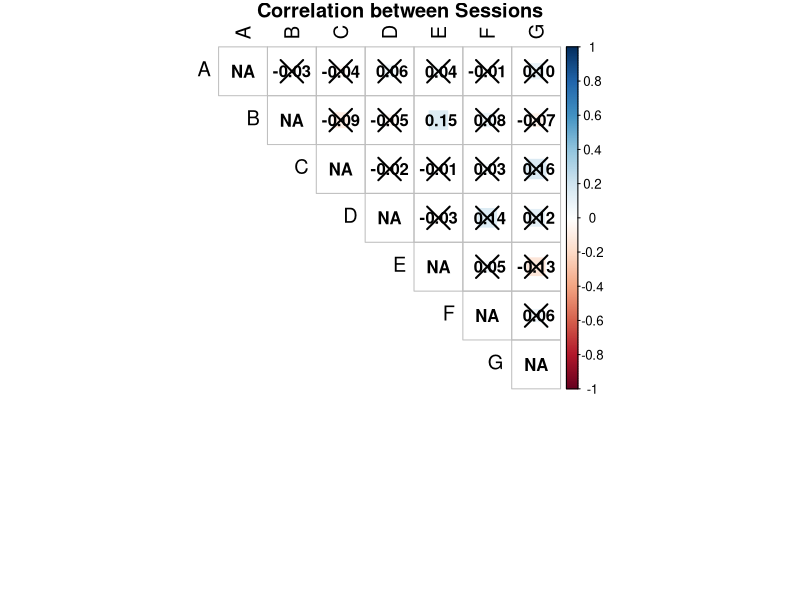
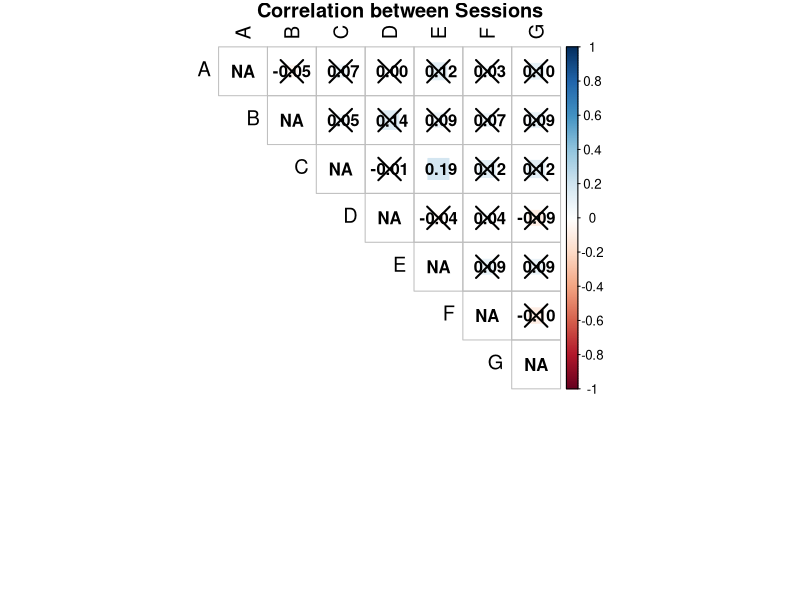
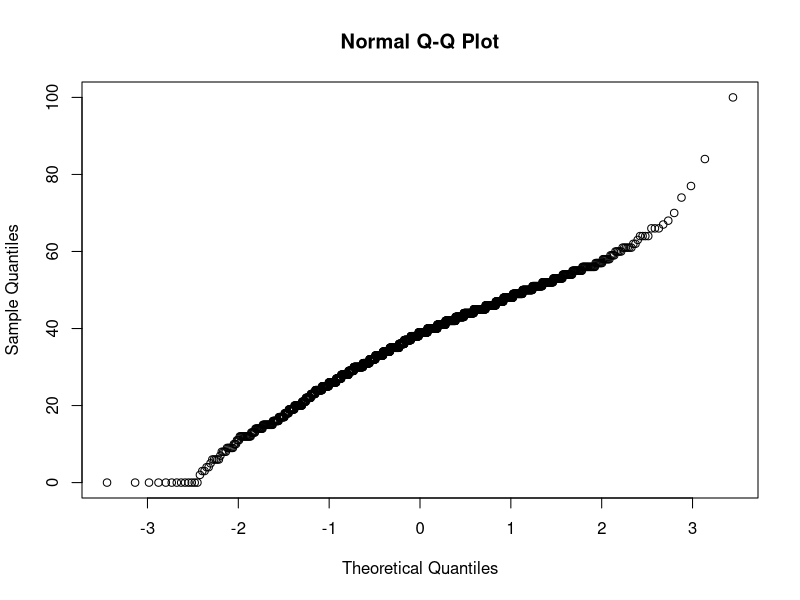
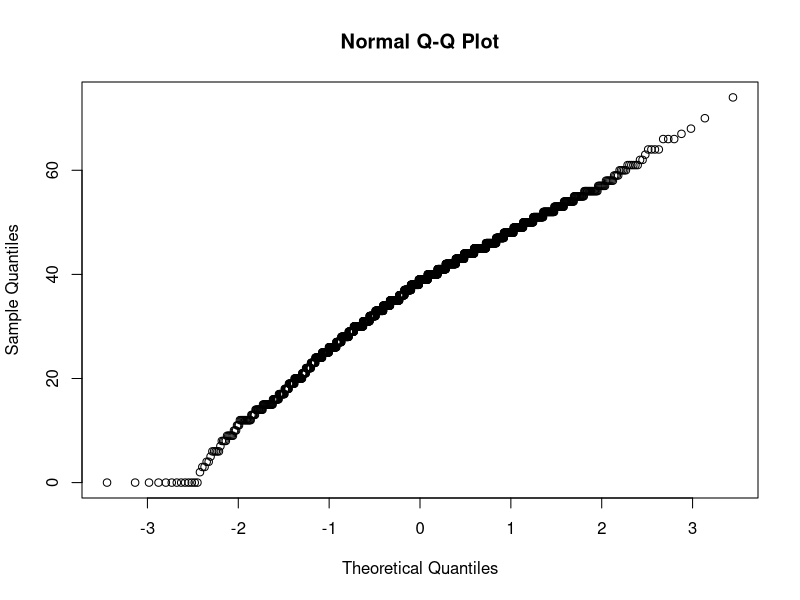
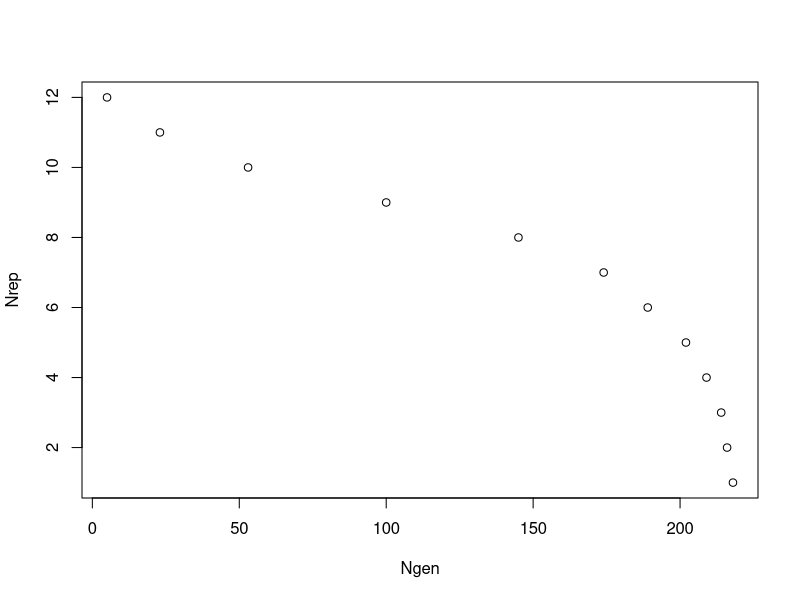
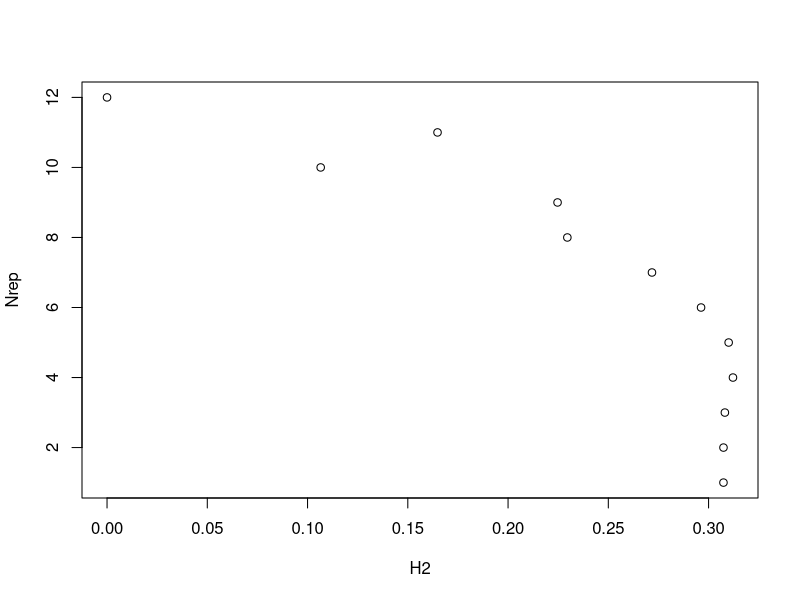
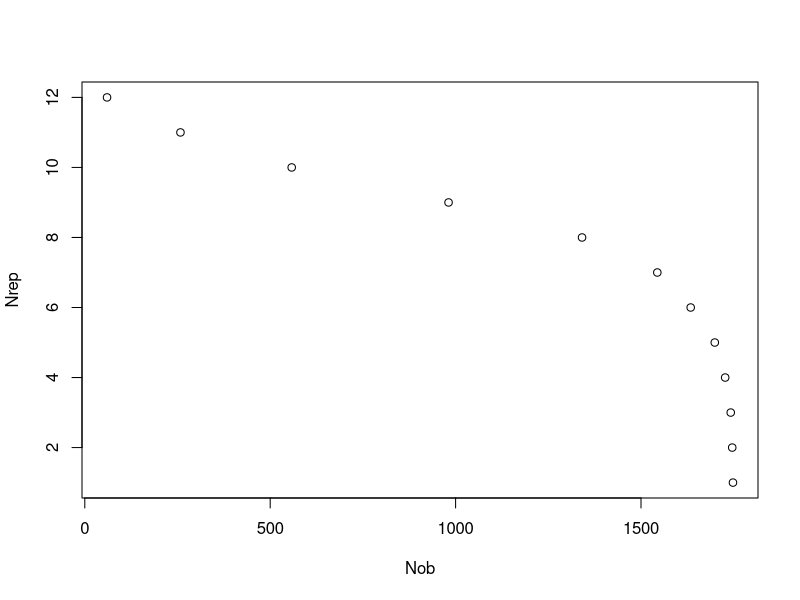
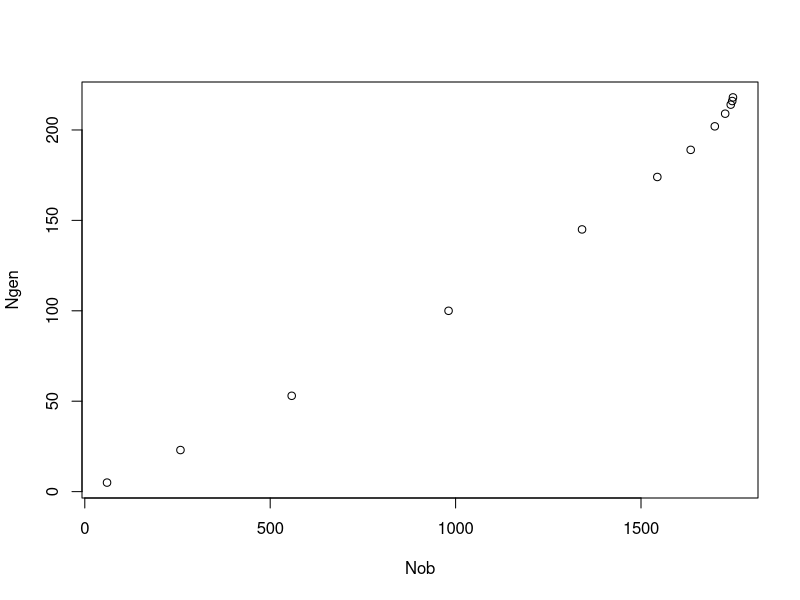

Reproduce these figures in R, in order.
## ---- chunk 1
suppressPackageStartupMessages(library("tidyverse"))
suppressPackageStartupMessages(library("lme4"))
suppressPackageStartupMessages(library("Hmisc"))
suppressPackageStartupMessages(library("corrplot"))
suppressPackageStartupMessages(library("emmeans"))

## ---- chunk 2
#| echo: false

# Define the function
analyse_output <- function(data) {
  
  # Fit the model with a fixed formula
  mod_h2 <- lme4::lmer(larvae_total_number ~ (1 | genotype) + (1 | session), data = data)
  
  # Get the variance components
  estimates <- as.data.frame(VarCorr(mod_h2))
  
  # Extract the relevant variance components
  genetic_variance <- estimates$vcov[1]
  residual_variance <- estimates$vcov[3]  # Adjust based on the placement of residual variance
  
  # Get the number of levels for the 'session' random effect
  nbE <- nlevels(data$session)
  
  # Calculate heritability (h2)
  h2 <- genetic_variance / (genetic_variance + (residual_variance / nbE))
  

  nlvl<-nlevels(data$genotype)
  
  nnotation<-nrow(data)
  # Return a list with heritability and variance components
  result <- list(
    heritability = h2,
    number_of_genotypes = nlvl,
    number_of_notation = nnotation)
  
  return(result)
  
  

}
# Define the function to process data and generate correlation plots
analyse_data_correlation <- function(data, group_cols, value_col, save_plot = FALSE, plot_filename = "correlation_plot.png") {
  
  # Step 1: Summarize duplicates by calculating the mean of the specified value column
  data_summarized <- data %>%
    group_by(across(all_of(group_cols))) %>%  # Group by the relevant columns (e.g., genotype, session)
    summarise(
      mean_value = mean(!!sym(value_col), na.rm = TRUE), # Calculate the mean for the specified value column
      .groups = "drop" # Remove grouping after summarizing
    )
  
  # Step 2: Pivot the summarized dataset to widen the data (one column per unique value in 'session' or other categorical column)
  data_wide <- data_summarized %>%
    pivot_wider(
      names_from = group_cols[2],              # Use the second column in 'group_cols' to create new columns (e.g., session)
      values_from = mean_value                  # Fill new columns with the calculated mean values
    ) %>%
    select(-group_cols[1])  # Remove the first grouping column (e.g., genotype)
  
  # Step 3: Compute the correlation matrix between the session columns
  
  # Compute correlation coefficients and p-values using rcorr
  rest <- rcorr(as.matrix(data_wide), type = "pearson")
  
  # Create the correlation matrix for plotting
  M2 <- rest$r
  diag(M2) <- NA  # Set the diagonal of the correlation matrix to NA
  
  # Step 4: Generate the correlation plot
  corr_plot <- corrplot(M2,
                        title = 'Correlation between Sessions',
                        na.label = "NA",
                        type = "upper",
                        method = "square",
                        p.mat = rest$P,
                        sig.level = 0.05,
                        tl.cex = 1.2,
                        tl.srt = 90,
                        tl.col = "black",
                        addCoef.col = "black",
                        mar = c(10, 0, 1, 0))
  
  # If save_plot is TRUE, save the plot as an image
  if (save_plot) {
    # Save the plot as a PNG file (or any other format you prefer)
    ggsave(plot_filename, plot = corr_plot, width = 8, height = 6)
    cat("Plot saved as", plot_filename, "\n")
  }
  
  # Return the correlation plot
  return(corr_plot)
}
## ---- chunk 3
data250pisum_00 <- read.csv("../../../../../01.data/2023_screen_specifics_251genotypes/02.aphis_fabae_on_faba_collection/aphis_fabae_fecundity_on_faba_collection_2024-04-02.csv", stringsAsFactors = FALSE, sep = ",") %>%  mutate(genotype = as.factor(genotype)) %>% mutate(session = as.factor(session)) 

analyse_output(data = data250pisum_00)

## ---- chunk 4
data250pisum_01 <- data250pisum_00 %>% filter(!is.na(larvae_total_number))
data250pisum_01$genotype <- droplevels(data250pisum_01$genotype)
analyse_output(data = data250pisum_01)
# Call the function to generate and display the correlation plot
analyse_data_correlation(data250pisum_01, 
                         group_cols = c("genotype", "session"), 
                         value_col = "larvae_total_number")

## ---- chunk 5

data250pisum_02<- data250pisum_01 %>% filter(adult_alive != "0") #remove if no adult
data250pisum_02$genotype <- droplevels(data250pisum_02$genotype)
analyse_output(data = data250pisum_02)
# Call the function to generate and display the correlation plot
analyse_data_correlation(data250pisum_02, 
                         group_cols = c("genotype", "session"), 
                         value_col = "larvae_total_number")
qqnorm(data250pisum_02$larvae_total_number)
## ---- chunk 6

# Identify the indices of the top 3 highest values
top_3_indices <- order(data250pisum_02$larvae_total_number, decreasing = TRUE)[1:3]

# View the top 3 highest values
data250pisum_02[top_3_indices, ]

# Remove the rows with the top 3 highest values
data250pisum_03 <- data250pisum_02[-top_3_indices, ]


qqnorm(data250pisum_03$larvae_total_number)




## ---- chunk 7
dfb <- data.frame(Column1 = character(), Column2 = character(), Column3 = character())

for (i in 1:12) {
  data <- data250pisum_03 %>%
    group_by(genotype) %>%           # Group by genotype
    filter(n() >= i) %>%             # Keep only groups with i or more repetitions
    ungroup() 
  data$genotype <- droplevels(data$genotype)
  nlvl<-nlevels(data$genotype)
  
  
  # Fit the model with a fixed formula
  mod_h2 <- lmer(larvae_total_number ~ (1 | genotype) + (1 | session), data = data)
  
  # Get the variance components
  estimates <- as.data.frame(VarCorr(mod_h2))
  
  # Extract the relevant variance components
  genetic_variance <- estimates$vcov[1]
  residual_variance <- estimates$vcov[3]  # Adjust based on the placement of residual variance
  
  # Get the number of levels for the 'session' random effect
  nbE <- nlevels(data$session)
  
  # Calculate heritability (h2)
  h2 <- genetic_variance / (genetic_variance + (residual_variance / nbE))
  
  nnotation<-nrow(data)
  
  df <- data.frame(Nrep = i, Ngen = nlvl, H2 = h2, Nob = nnotation)
  dfb<-rbind(df, dfb)
}
plot(Nrep~Ngen, data =dfb)

plot(Nrep~H2, data =dfb)

plot(Nrep~Nob, data = dfb)
plot(Ngen~Nob, data = dfb)

## ---- chunk 8


data250pisum_04 <- data250pisum_03 %>%
  group_by(genotype) %>%           # Group by genotype
  filter(n() >= 5) %>%             # Keep only groups with 6 or more repetitions
  ungroup()  
data250pisum_04$genotype <- droplevels(data250pisum_04$genotype)
analyse_output(data = data250pisum_04)
# Call the function to generate and display the correlation plot
analyse_data_correlation(data250pisum_04, 
                         group_cols = c("genotype", "session"), 
                         value_col = "larvae_total_number")
qqnorm(data250pisum_04$larvae_total_number)
